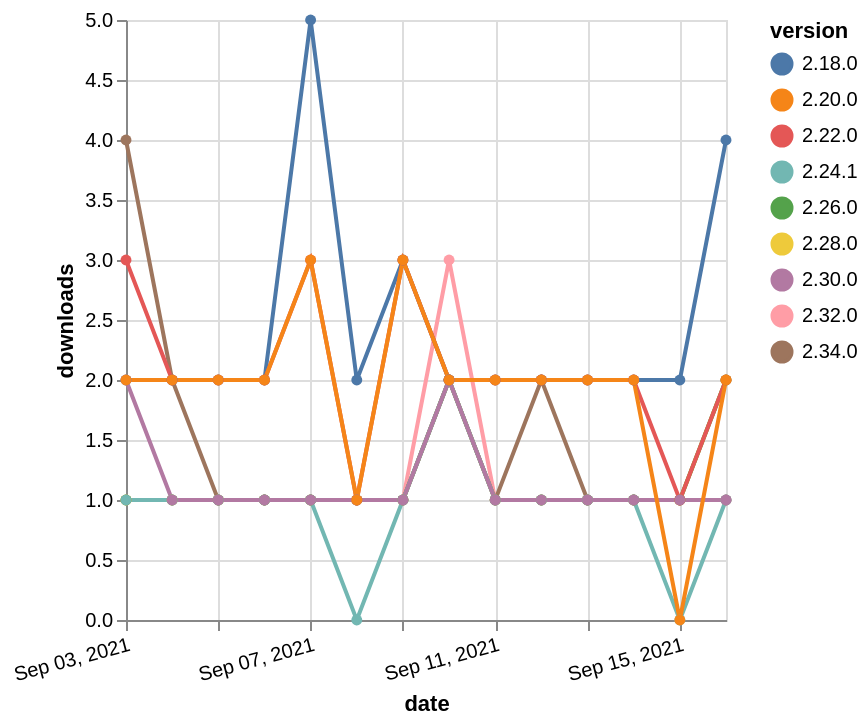

Write the Vega-Lite specification saved for this chart.
### Vega-Lite specification from a JSON file in a GitHub repository (floating-point values rounded to 4 significant figures)
{"$schema": "https://vega.github.io/schema/vega-lite/v5.json", "description": "A simple bar chart with embedded data.", "data": {"values": [{"date": "2021-09-03", "total": 183, "delta": 1, "version": "2.32.0"}, {"date": "2021-09-04", "total": 184, "delta": 1, "version": "2.32.0"}, {"date": "2021-09-05", "total": 185, "delta": 1, "version": "2.32.0"}, {"date": "2021-09-06", "total": 186, "delta": 1, "version": "2.32.0"}, {"date": "2021-09-07", "total": 187, "delta": 1, "version": "2.32.0"}, {"date": "2021-09-08", "total": 188, "delta": 1, "version": "2.32.0"}, {"date": "2021-09-09", "total": 189, "delta": 1, "version": "2.32.0"}, {"date": "2021-09-10", "total": 192, "delta": 3, "version": "2.32.0"}, {"date": "2021-09-11", "total": 193, "delta": 1, "version": "2.32.0"}, {"date": "2021-09-12", "total": 194, "delta": 1, "version": "2.32.0"}, {"date": "2021-09-13", "total": 195, "delta": 1, "version": "2.32.0"}, {"date": "2021-09-14", "total": 196, "delta": 1, "version": "2.32.0"}, {"date": "2021-09-15", "total": 197, "delta": 1, "version": "2.32.0"}, {"date": "2021-09-16", "total": 198, "delta": 1, "version": "2.32.0"}, {"date": "2021-09-03", "total": 194, "delta": 1, "version": "2.28.0"}, {"date": "2021-09-04", "total": 195, "delta": 1, "version": "2.28.0"}, {"date": "2021-09-05", "total": 196, "delta": 1, "version": "2.28.0"}, {"date": "2021-09-06", "total": 197, "delta": 1, "version": "2.28.0"}, {"date": "2021-09-07", "total": 198, "delta": 1, "version": "2.28.0"}, {"date": "2021-09-08", "total": 199, "delta": 1, "version": "2.28.0"}, {"date": "2021-09-09", "total": 200, "delta": 1, "version": "2.28.0"}, {"date": "2021-09-10", "total": 202, "delta": 2, "version": "2.28.0"}, {"date": "2021-09-11", "total": 203, "delta": 1, "version": "2.28.0"}, {"date": "2021-09-12", "total": 204, "delta": 1, "version": "2.28.0"}, {"date": "2021-09-13", "total": 205, "delta": 1, "version": "2.28.0"}, {"date": "2021-09-14", "total": 206, "delta": 1, "version": "2.28.0"}, {"date": "2021-09-15", "total": 207, "delta": 1, "version": "2.28.0"}, {"date": "2021-09-16", "total": 209, "delta": 2, "version": "2.28.0"}, {"date": "2021-09-03", "total": 204, "delta": 1, "version": "2.26.0"}, {"date": "2021-09-04", "total": 205, "delta": 1, "version": "2.26.0"}, {"date": "2021-09-05", "total": 206, "delta": 1, "version": "2.26.0"}, {"date": "2021-09-06", "total": 207, "delta": 1, "version": "2.26.0"}, {"date": "2021-09-07", "total": 208, "delta": 1, "version": "2.26.0"}, {"date": "2021-09-08", "total": 209, "delta": 1, "version": "2.26.0"}, {"date": "2021-09-09", "total": 210, "delta": 1, "version": "2.26.0"}, {"date": "2021-09-10", "total": 212, "delta": 2, "version": "2.26.0"}, {"date": "2021-09-11", "total": 213, "delta": 1, "version": "2.26.0"}, {"date": "2021-09-12", "total": 214, "delta": 1, "version": "2.26.0"}, {"date": "2021-09-13", "total": 215, "delta": 1, "version": "2.26.0"}, {"date": "2021-09-14", "total": 216, "delta": 1, "version": "2.26.0"}, {"date": "2021-09-15", "total": 217, "delta": 1, "version": "2.26.0"}, {"date": "2021-09-16", "total": 219, "delta": 2, "version": "2.26.0"}, {"date": "2021-09-03", "total": 119, "delta": 4, "version": "2.34.0"}, {"date": "2021-09-04", "total": 121, "delta": 2, "version": "2.34.0"}, {"date": "2021-09-05", "total": 122, "delta": 1, "version": "2.34.0"}, {"date": "2021-09-06", "total": 123, "delta": 1, "version": "2.34.0"}, {"date": "2021-09-07", "total": 124, "delta": 1, "version": "2.34.0"}, {"date": "2021-09-08", "total": 125, "delta": 1, "version": "2.34.0"}, {"date": "2021-09-09", "total": 126, "delta": 1, "version": "2.34.0"}, {"date": "2021-09-10", "total": 128, "delta": 2, "version": "2.34.0"}, {"date": "2021-09-11", "total": 129, "delta": 1, "version": "2.34.0"}, {"date": "2021-09-12", "total": 131, "delta": 2, "version": "2.34.0"}, {"date": "2021-09-13", "total": 132, "delta": 1, "version": "2.34.0"}, {"date": "2021-09-14", "total": 133, "delta": 1, "version": "2.34.0"}, {"date": "2021-09-15", "total": 134, "delta": 1, "version": "2.34.0"}, {"date": "2021-09-16", "total": 135, "delta": 1, "version": "2.34.0"}, {"date": "2021-09-03", "total": 255, "delta": 1, "version": "2.24.1"}, {"date": "2021-09-04", "total": 256, "delta": 1, "version": "2.24.1"}, {"date": "2021-09-05", "total": 257, "delta": 1, "version": "2.24.1"}, {"date": "2021-09-06", "total": 258, "delta": 1, "version": "2.24.1"}, {"date": "2021-09-07", "total": 259, "delta": 1, "version": "2.24.1"}, {"date": "2021-09-08", "total": 259, "delta": 0, "version": "2.24.1"}, {"date": "2021-09-09", "total": 260, "delta": 1, "version": "2.24.1"}, {"date": "2021-09-10", "total": 262, "delta": 2, "version": "2.24.1"}, {"date": "2021-09-11", "total": 263, "delta": 1, "version": "2.24.1"}, {"date": "2021-09-12", "total": 264, "delta": 1, "version": "2.24.1"}, {"date": "2021-09-13", "total": 265, "delta": 1, "version": "2.24.1"}, {"date": "2021-09-14", "total": 266, "delta": 1, "version": "2.24.1"}, {"date": "2021-09-15", "total": 266, "delta": 0, "version": "2.24.1"}, {"date": "2021-09-16", "total": 267, "delta": 1, "version": "2.24.1"}, {"date": "2021-09-03", "total": 3559, "delta": 2, "version": "2.18.0"}, {"date": "2021-09-04", "total": 3561, "delta": 2, "version": "2.18.0"}, {"date": "2021-09-05", "total": 3563, "delta": 2, "version": "2.18.0"}, {"date": "2021-09-06", "total": 3565, "delta": 2, "version": "2.18.0"}, {"date": "2021-09-07", "total": 3570, "delta": 5, "version": "2.18.0"}, {"date": "2021-09-08", "total": 3572, "delta": 2, "version": "2.18.0"}, {"date": "2021-09-09", "total": 3575, "delta": 3, "version": "2.18.0"}, {"date": "2021-09-10", "total": 3577, "delta": 2, "version": "2.18.0"}, {"date": "2021-09-11", "total": 3579, "delta": 2, "version": "2.18.0"}, {"date": "2021-09-12", "total": 3581, "delta": 2, "version": "2.18.0"}, {"date": "2021-09-13", "total": 3583, "delta": 2, "version": "2.18.0"}, {"date": "2021-09-14", "total": 3585, "delta": 2, "version": "2.18.0"}, {"date": "2021-09-15", "total": 3587, "delta": 2, "version": "2.18.0"}, {"date": "2021-09-16", "total": 3591, "delta": 4, "version": "2.18.0"}, {"date": "2021-09-03", "total": 2258, "delta": 3, "version": "2.22.0"}, {"date": "2021-09-04", "total": 2260, "delta": 2, "version": "2.22.0"}, {"date": "2021-09-05", "total": 2262, "delta": 2, "version": "2.22.0"}, {"date": "2021-09-06", "total": 2264, "delta": 2, "version": "2.22.0"}, {"date": "2021-09-07", "total": 2267, "delta": 3, "version": "2.22.0"}, {"date": "2021-09-08", "total": 2268, "delta": 1, "version": "2.22.0"}, {"date": "2021-09-09", "total": 2271, "delta": 3, "version": "2.22.0"}, {"date": "2021-09-10", "total": 2273, "delta": 2, "version": "2.22.0"}, {"date": "2021-09-11", "total": 2275, "delta": 2, "version": "2.22.0"}, {"date": "2021-09-12", "total": 2277, "delta": 2, "version": "2.22.0"}, {"date": "2021-09-13", "total": 2279, "delta": 2, "version": "2.22.0"}, {"date": "2021-09-14", "total": 2281, "delta": 2, "version": "2.22.0"}, {"date": "2021-09-15", "total": 2282, "delta": 1, "version": "2.22.0"}, {"date": "2021-09-16", "total": 2284, "delta": 2, "version": "2.22.0"}, {"date": "2021-09-03", "total": 156, "delta": 2, "version": "2.30.0"}, {"date": "2021-09-04", "total": 157, "delta": 1, "version": "2.30.0"}, {"date": "2021-09-05", "total": 158, "delta": 1, "version": "2.30.0"}, {"date": "2021-09-06", "total": 159, "delta": 1, "version": "2.30.0"}, {"date": "2021-09-07", "total": 160, "delta": 1, "version": "2.30.0"}, {"date": "2021-09-08", "total": 161, "delta": 1, "version": "2.30.0"}, {"date": "2021-09-09", "total": 162, "delta": 1, "version": "2.30.0"}, {"date": "2021-09-10", "total": 164, "delta": 2, "version": "2.30.0"}, {"date": "2021-09-11", "total": 165, "delta": 1, "version": "2.30.0"}, {"date": "2021-09-12", "total": 166, "delta": 1, "version": "2.30.0"}, {"date": "2021-09-13", "total": 167, "delta": 1, "version": "2.30.0"}, {"date": "2021-09-14", "total": 168, "delta": 1, "version": "2.30.0"}, {"date": "2021-09-15", "total": 169, "delta": 1, "version": "2.30.0"}, {"date": "2021-09-16", "total": 170, "delta": 1, "version": "2.30.0"}, {"date": "2021-09-03", "total": 2538, "delta": 2, "version": "2.20.0"}, {"date": "2021-09-04", "total": 2540, "delta": 2, "version": "2.20.0"}, {"date": "2021-09-05", "total": 2542, "delta": 2, "version": "2.20.0"}, {"date": "2021-09-06", "total": 2544, "delta": 2, "version": "2.20.0"}, {"date": "2021-09-07", "total": 2547, "delta": 3, "version": "2.20.0"}, {"date": "2021-09-08", "total": 2548, "delta": 1, "version": "2.20.0"}, {"date": "2021-09-09", "total": 2551, "delta": 3, "version": "2.20.0"}, {"date": "2021-09-10", "total": 2553, "delta": 2, "version": "2.20.0"}, {"date": "2021-09-11", "total": 2555, "delta": 2, "version": "2.20.0"}, {"date": "2021-09-12", "total": 2557, "delta": 2, "version": "2.20.0"}, {"date": "2021-09-13", "total": 2559, "delta": 2, "version": "2.20.0"}, {"date": "2021-09-14", "total": 2561, "delta": 2, "version": "2.20.0"}, {"date": "2021-09-15", "total": 2561, "delta": 0, "version": "2.20.0"}, {"date": "2021-09-16", "total": 2563, "delta": 2, "version": "2.20.0"}]}, "width": "container", "mark": {"type": "line", "point": {"filled": true}}, "encoding": {"x": {"field": "date", "type": "temporal", "timeUnit": "yearmonthdate", "title": "date", "axis": {"labelAngle": -15}}, "y": {"field": "delta", "type": "quantitative", "title": "downloads"}, "color": {"field": "version", "type": "nominal"}, "tooltip": {"field": "delta"}}}
